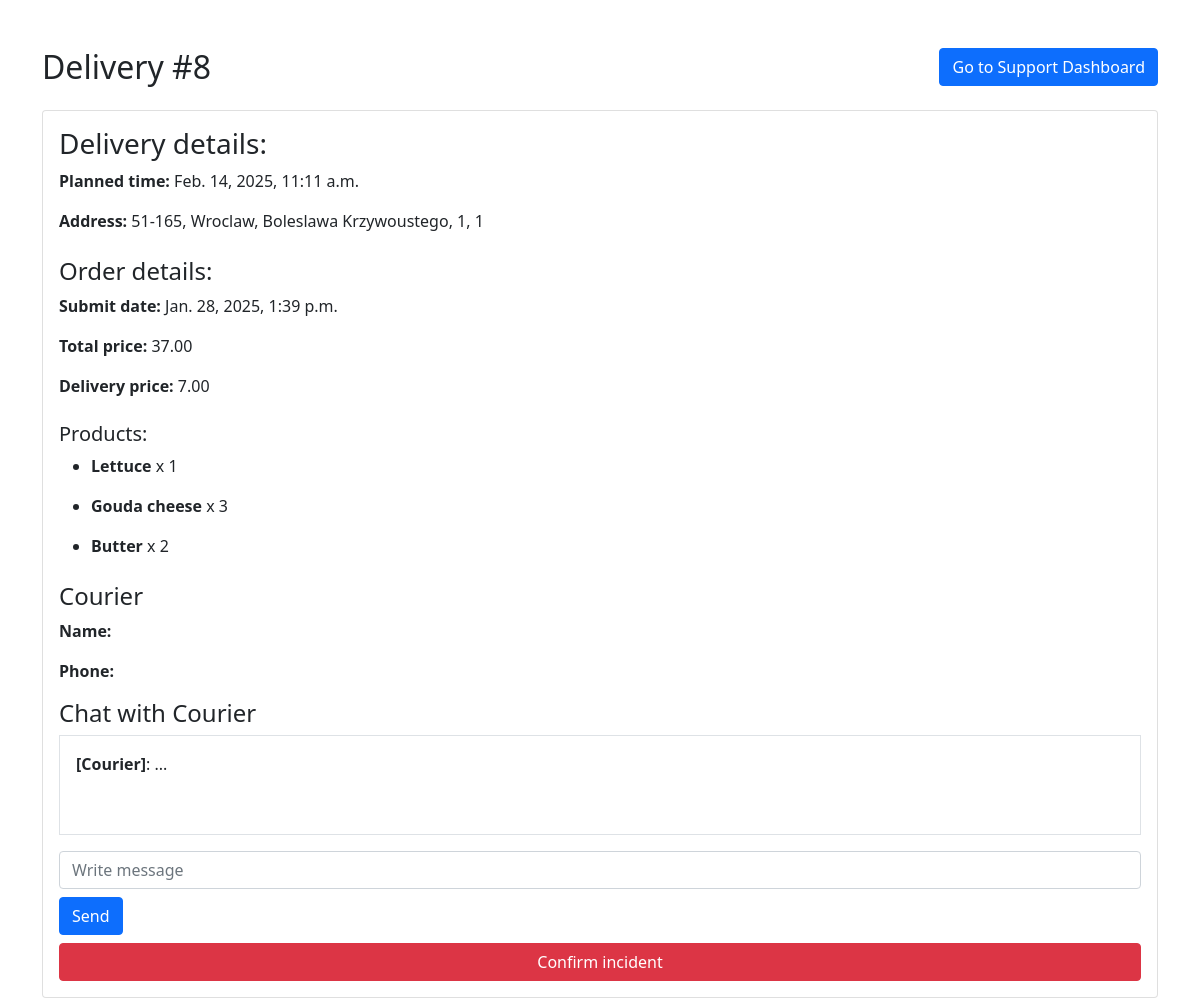
The app's page /delivery/8/ (signed in) with its own data.
### shop/models.py (models this page shows, shortened)
class Delivery(models.Model):
    planned_time = DateTimeField()
    arrived_time = DateTimeField(null=True, blank=True)
    order = OneToOneField(Order, on_delete=models.CASCADE, related_name='delivery')
    deliverer = ForeignKey(Worker, null=True, blank=True, on_delete=models.CASCADE, related_name='deliveries')
    address = ForeignKey(Address, on_delete=models.CASCADE)
    delivery_leave_place = ForeignKey(DeliveryLeavePlace, on_delete=models.CASCADE)
    delivery_stage = ForeignKey(DeliveryStage, on_delete=models.CASCADE, default=1)

class Address(models.Model):
    city = CharField(max_length=255)
    street = CharField(max_length=255, null=True, blank=True)
    house_number = CharField(max_length=255)
    apartment_number = IntegerField(null=True, blank=True)
    postal_code = CharField(max_length=25)

class Order(models.Model):
    order_date = models.DateTimeField(auto_now_add=True)
    total_price = models.DecimalField(max_digits=10, decimal_places=2, null=True, blank=True)
    delivery_price = models.DecimalField(max_digits=10, decimal_places=2)
    client = models.ForeignKey('Client', on_delete=models.CASCADE, related_name='orders')
    products = models.ManyToManyField('Product', through='OrderProduct', related_name='orders')

class OrderProduct(models.Model):
    order = models.ForeignKey(Order, on_delete=models.CASCADE, related_name="order_products")
    product = models.ForeignKey(Product, on_delete=models.CASCADE)
    quantity = models.PositiveIntegerField()

class Product(models.Model):
    name = CharField(max_length=255)
    description = TextField(null=True, blank=True)
    price = DecimalField(max_digits=19, decimal_places=2)
    image = ImageField(upload_to='products/', default=None, blank=True, null=True)
    discount = DecimalField(max_digits=5, decimal_places=2) # not as percents, but as 0.2 and 0.05 an etc
    above_18_years = models.BooleanField(default=False)
    category = ForeignKey(ProductCategory, on_delete=models.CASCADE, related_name='products')
    vat = ForeignKey(VAT, on_delete=models.CASCADE)

### shop/views/workers.py (the view)
# urls.py: path('delivery/<int:d_id>/', workers.delivery, name='delivery'),
@user_passes_test(is_support_worker)
def delivery(request, d_id):
    delivery = get_object_or_404(Delivery, pk=d_id)
    order = delivery.order
    incident = delivery.incidents.last()
    chat_messages = [{'sender': 'Courier', 'message': '...'}]  # Example data
    context = {
        'd_id': d_id,
        'delivery': delivery,
        "order": order,
        "order_products": order.order_products.all(),
        'courier': delivery.deliverer,
        'client': order.client,
        'chat_messages': chat_messages,
        'incident': incident,
        'products': Product.objects.all()
    }
    return render(request, 'shop/workers/delivery.html', context)

### shop/views/workers.py (called while the page is built)
def is_support_worker(user):
    if not user.is_authenticated:
       return False # redirects to login
    if not hasattr(user, 'worker_profile'):
        raise PermissionDenied("You are not a registered worker.") # raises 403
    if user.worker_profile.role.name != 'Support':
        raise PermissionDenied("You do not have the 'Support' role.") # raises 403
    return True # allows

### shop/templates/shop/workers/delivery.html (shortened to what this page needs)
{% extends 'base.html' %}
{% load static %}
{% block content %}
    <div class="container mt-5">
        <div class="d-flex justify-content-between align-items-center mb-4">
            <h2 class="text-center mb-0">Delivery #{{ delivery.pk }}</h2>
            <a href="{% url 'support_dashboard' %}" class="btn btn-primary">
                Go to Support Dashboard
            </a>
        </div>
        <div class="card">
            <div class="card-body">
                <h3>Delivery details:</h3>
                <p><strong>Planned time:</strong> {{ delivery.planned_time }}</p>
                <p>
                    <strong>Address:</strong> {{ delivery.address.postal_code }}, {{ delivery.address.city }}, {{ delivery.address.street }}, {{ delivery.address.house_number }}, {{ delivery.address.apartment_number }}
                </p>
                <h4 class="mt-4">Order details:</h4>
                <p><strong>Submit date:</strong> {{ order.order_date }}</p>
                <p><strong>Total price:</strong> {{ order.total_price }}</p>
                <p><strong>Delivery price:</strong> {{ order.delivery_price }}</p>
                <h5 class="mt-4">Products:</h5>
                <ul>
                    {% for order_product in order_products %}
                        <li>
                            <p><strong>{{ order_product.product.name }}</strong> x {{ order_product.quantity }}</p>
                        </li>
                    {% endfor %}
                </ul>
                <h4 class="mt-4">Courier</h4>
                <p><strong>Name:</strong> {{ courier.user.first_name }} {{ courier.user.last_name }}</p>
                <p><strong>Phone:</strong> {{ courier.phone_number }}</p>
                <h4>Chat with Courier</h4>
                <div class="border p-3" style="height: 100px; overflow-y: scroll;" id="chat-window">
                    {% for chat in chat_messages %}
                        <div>
                            <strong>[{{ chat.sender }}]</strong>: {{ chat.message }}
                        </div>
                    {% endfor %}
                </div>
                <div class="mt-3">
                    <input type="text" id="message-input" class="form-control" placeholder="Write message">
                    <button class="btn btn-primary mt-2" id="send-button">Send</button>
                </div>
                {% if not incident %}
                    <button class="btn btn-danger mt-2 w-100" id="confirm-button" data-delivery-id="{{ delivery.id }}">
                        Confirm incident
                    </button>
                {% endif %}
                </div>
            </div>
        </div>
{% endblock %}

### records on screen
Delivery: pk "8", planned_time "Feb. 14, 2025, 11:11 a.m.", address.postal_code "51-165", address.city "Wroclaw", address.street "Boleslawa Krzywoustego", address.house_number "1", address.apartment_number "1"
Order: order_date "Jan. 28, 2025, 1:39 p.m.", total_price "37.00", delivery_price "7.00"
OrderProduct: product.name "Lettuce", quantity "1"
OrderProduct: product.name "Gouda cheese", quantity "3"
OrderProduct: product.name "Butter", quantity "2"

### other values on screen
{{ chat.sender }} "Courier"
{{ chat.message }} "..."
